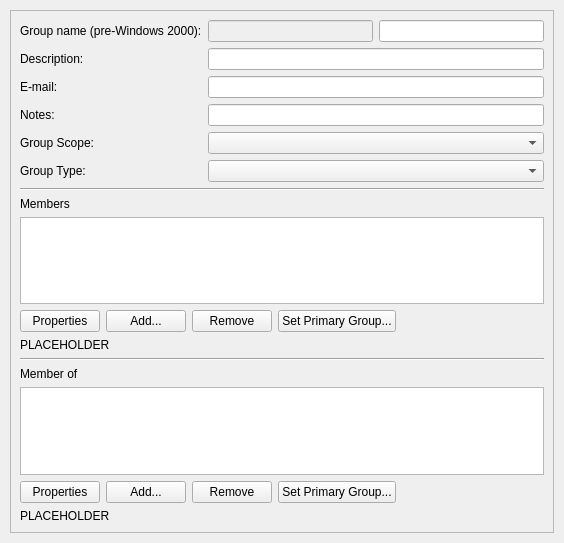
<?xml version="1.0" encoding="UTF-8"?>
<ui version="4.0">
 <class>GroupResultsEditWidget</class>
 <widget class="QWidget" name="GroupResultsEditWidget">
  <property name="geometry">
   <rect>
    <x>0</x>
    <y>0</y>
    <width>564</width>
    <height>543</height>
   </rect>
  </property>
  <property name="windowTitle">
   <string>Form</string>
  </property>
  <layout class="QHBoxLayout" name="horizontalLayout_4">
   <property name="spacing">
    <number>10</number>
   </property>
   <property name="leftMargin">
    <number>10</number>
   </property>
   <property name="topMargin">
    <number>10</number>
   </property>
   <property name="rightMargin">
    <number>10</number>
   </property>
   <property name="bottomMargin">
    <number>10</number>
   </property>
   <item>
    <widget class="QScrollArea" name="scrollArea">
     <property name="widgetResizable">
      <bool>true</bool>
     </property>
     <widget class="QWidget" name="scrollAreaWidgetContents">
      <property name="geometry">
       <rect>
        <x>0</x>
        <y>0</y>
        <width>523</width>
        <height>650</height>
       </rect>
      </property>
      <layout class="QVBoxLayout" name="verticalLayout_3">
       <item>
        <layout class="QFormLayout" name="formLayout">
         <item row="0" column="0">
          <widget class="QLabel" name="logonNamePreWindows2000Label">
           <property name="text">
            <string>Group name (pre-Windows 2000):</string>
           </property>
          </widget>
         </item>
         <item row="0" column="1">
          <layout class="QHBoxLayout" name="horizontalLayout">
           <item>
            <widget class="QLineEdit" name="sam_name_domain_edit">
             <property name="enabled">
              <bool>false</bool>
             </property>
            </widget>
           </item>
           <item>
            <widget class="QLineEdit" name="sam_name_edit"/>
           </item>
          </layout>
         </item>
         <item row="1" column="0">
          <widget class="QLabel" name="descriptionLabel">
           <property name="text">
            <string>Description:</string>
           </property>
          </widget>
         </item>
         <item row="1" column="1">
          <widget class="QLineEdit" name="description_edit"/>
         </item>
         <item row="2" column="0">
          <widget class="QLabel" name="eMailLabel">
           <property name="text">
            <string>E-mail:</string>
           </property>
          </widget>
         </item>
         <item row="2" column="1">
          <widget class="QLineEdit" name="email_edit"/>
         </item>
         <item row="3" column="0">
          <widget class="QLabel" name="notesLabel">
           <property name="text">
            <string>Notes:</string>
           </property>
          </widget>
         </item>
         <item row="3" column="1">
          <widget class="QLineEdit" name="notes_edit"/>
         </item>
         <item row="4" column="0">
          <widget class="QLabel" name="groupScopeLabel">
           <property name="text">
            <string>Group Scope:</string>
           </property>
          </widget>
         </item>
         <item row="5" column="0">
          <widget class="QLabel" name="groupTypeLabel">
           <property name="text">
            <string>Group Type:</string>
           </property>
          </widget>
         </item>
         <item row="4" column="1">
          <widget class="QComboBox" name="scope_combo"/>
         </item>
         <item row="5" column="1">
          <widget class="QComboBox" name="type_combo"/>
         </item>
        </layout>
       </item>
       <item>
        <widget class="Line" name="line">
         <property name="orientation">
          <enum>Qt::Orientation::Horizontal</enum>
         </property>
        </widget>
       </item>
       <item>
        <widget class="QLabel" name="label">
         <property name="text">
          <string>Members</string>
         </property>
        </widget>
       </item>
       <item>
        <layout class="QVBoxLayout" name="verticalLayout">
         <item>
          <widget class="QTreeView" name="view">
           <property name="contextMenuPolicy">
            <enum>Qt::ContextMenuPolicy::CustomContextMenu</enum>
           </property>
           <property name="editTriggers">
            <set>QAbstractItemView::EditTrigger::NoEditTriggers</set>
           </property>
           <property name="selectionMode">
            <enum>QAbstractItemView::SelectionMode::ExtendedSelection</enum>
           </property>
           <property name="sortingEnabled">
            <bool>true</bool>
           </property>
           <property name="allColumnsShowFocus">
            <bool>true</bool>
           </property>
          </widget>
         </item>
         <item>
          <layout class="QHBoxLayout" name="horizontalLayout_2">
           <property name="topMargin">
            <number>0</number>
           </property>
           <item>
            <widget class="QPushButton" name="properties_button">
             <property name="text">
              <string>Properties</string>
             </property>
            </widget>
           </item>
           <item>
            <widget class="QPushButton" name="add_button">
             <property name="text">
              <string>Add...</string>
             </property>
            </widget>
           </item>
           <item>
            <widget class="QPushButton" name="remove_button">
             <property name="text">
              <string>Remove</string>
             </property>
            </widget>
           </item>
           <item>
            <widget class="QPushButton" name="primary_button">
             <property name="text">
              <string>Set Primary Group...</string>
             </property>
            </widget>
           </item>
           <item>
            <spacer name="horizontalSpacer">
             <property name="orientation">
              <enum>Qt::Orientation::Horizontal</enum>
             </property>
             <property name="sizeHint" stdset="0">
              <size>
               <width>40</width>
               <height>20</height>
              </size>
             </property>
            </spacer>
           </item>
          </layout>
         </item>
         <item>
          <widget class="QLabel" name="primary_group_label">
           <property name="text">
            <string notr="true">PLACEHOLDER</string>
           </property>
          </widget>
         </item>
        </layout>
       </item>
       <item>
        <widget class="Line" name="line_2">
         <property name="orientation">
          <enum>Qt::Orientation::Horizontal</enum>
         </property>
        </widget>
       </item>
       <item>
        <widget class="QLabel" name="label_2">
         <property name="text">
          <string>Member of</string>
         </property>
        </widget>
       </item>
       <item>
        <layout class="QVBoxLayout" name="verticalLayout_2">
         <item>
          <widget class="QTreeView" name="view_2">
           <property name="contextMenuPolicy">
            <enum>Qt::ContextMenuPolicy::CustomContextMenu</enum>
           </property>
           <property name="editTriggers">
            <set>QAbstractItemView::EditTrigger::NoEditTriggers</set>
           </property>
           <property name="selectionMode">
            <enum>QAbstractItemView::SelectionMode::ExtendedSelection</enum>
           </property>
           <property name="sortingEnabled">
            <bool>true</bool>
           </property>
           <property name="allColumnsShowFocus">
            <bool>true</bool>
           </property>
          </widget>
         </item>
         <item>
          <layout class="QHBoxLayout" name="horizontalLayout_3">
           <property name="topMargin">
            <number>0</number>
           </property>
           <item>
            <widget class="QPushButton" name="properties_button_2">
             <property name="text">
              <string>Properties</string>
             </property>
            </widget>
           </item>
           <item>
            <widget class="QPushButton" name="add_button_2">
             <property name="text">
              <string>Add...</string>
             </property>
            </widget>
           </item>
           <item>
            <widget class="QPushButton" name="remove_button_2">
             <property name="text">
              <string>Remove</string>
             </property>
            </widget>
           </item>
           <item>
            <widget class="QPushButton" name="primary_button_2">
             <property name="text">
              <string>Set Primary Group...</string>
             </property>
            </widget>
           </item>
           <item>
            <spacer name="horizontalSpacer_2">
             <property name="orientation">
              <enum>Qt::Orientation::Horizontal</enum>
             </property>
             <property name="sizeHint" stdset="0">
              <size>
               <width>40</width>
               <height>20</height>
              </size>
             </property>
            </spacer>
           </item>
          </layout>
         </item>
         <item>
          <widget class="QLabel" name="primary_group_label_2">
           <property name="text">
            <string notr="true">PLACEHOLDER</string>
           </property>
          </widget>
         </item>
        </layout>
       </item>
      </layout>
     </widget>
    </widget>
   </item>
  </layout>
 </widget>
 <resources/>
 <connections/>
</ui>
